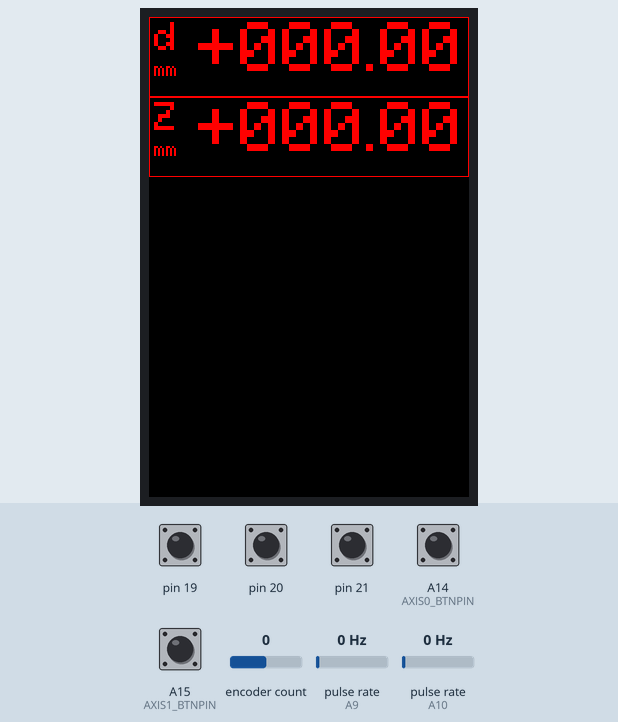
Bench run of a sketch on a simulated Arduino Mega 2560, built with avr-gcc and run on an emulated ATmega2560. On the bench: 320×480 colour display. Wiring (inferred from the names in the program): 2 × pulse sensor: data A9 / data A10. The inputs (shaded band) are chosen by the test bench; at power-on: A14 (AXIS0_BTNPIN), A15 (AXIS1_BTNPIN), pin 19–21 HIGH, encoder count 0, pulse rate (sensors on A9, A10) 0 Hz. What the sketch prints to the serial monitor is not drawn.

Above: at 0.4 s.
1.6 s: A14 (AXIS0_BTNPIN) pulled LOW for 0.15 s
At 2.4 s:
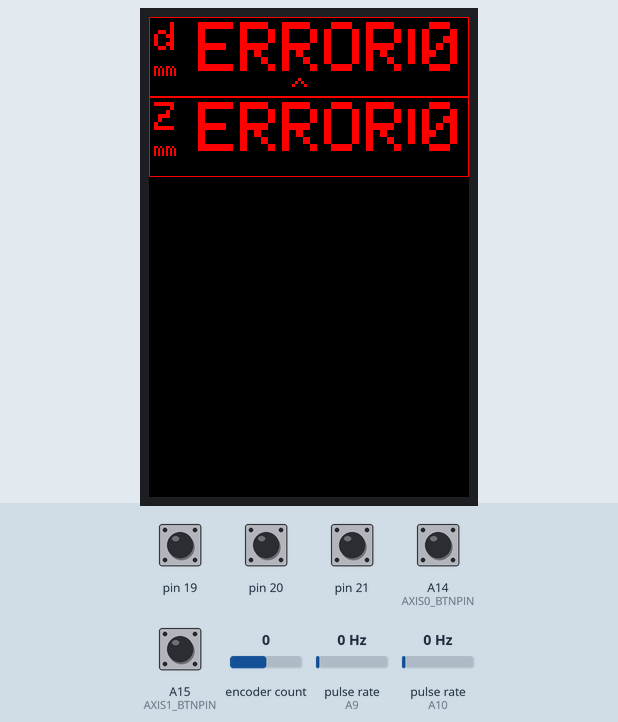
3.3 s: A15 (AXIS1_BTNPIN) pulled LOW for 0.15 s
5.0 s: A15 (AXIS1_BTNPIN) pulled LOW for 0.15 s
Timing chart, 0 to 8.0 s (numbered marks = the images above; inputs shaded):
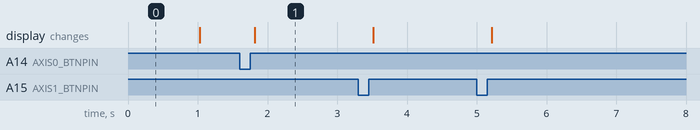

The sketch:

lathecontrol.ino
```cpp
#include <Arduino.h>
#include <PinChangeInterrupt.h>
#include <OneButton.h>
#include <RotaryEncoder.h>
#include "MeasuringStick20Bit.h"
#include "AxisGuiSegment.h"
#include <LCDWIKI_KBV.h>

#define AXIS_COUNT 2

#define AXIS0_NAME 'd'
#define AXIS0_UNIT "mm"
#define AXIS0_DECIMALS 2
#define AXIS0_BTNPIN A14

#define AXIS1_NAME 'Z'
#define AXIS1_UNIT "mm"
#define AXIS1_DECIMALS 2
#define AXIS1_BTNPIN A15

#define MEASURINGSTICK_COUNT 3

#define MEASURINGSTICK0_CLK 21
#define MEASURINGSTICK0_DAT 17
#define MEASURINGSTICK0_CLK_INT_TYPE INT

#define MEASURINGSTICK1_CLK 20
#define MEASURINGSTICK1_DAT 16
#define MEASURINGSTICK1_CLK_INT_TYPE INT

#define MEASURINGSTICK2_CLK 19
#define MEASURINGSTICK2_DAT 16
#define MEASURINGSTICK2_CLK_INT_TYPE INT

#define ROTARYENCODER_PIN1 A9
#define ROTARYENCODER_PIN2 A10

typedef enum InterruptType
{
    INT = 0,
    PCINT = 1
} InteruptType;

void attach_matching_interrupt(InterruptType inttype, uint8_t pin, void (*userFunc)(), int mode)
{
    if (inttype == PCINT) attachPCINT(digitalPinToPCINT(pin), userFunc, mode);
    else attachInterrupt(digitalPinToInterrupt(pin), userFunc, mode);
}

template<uint8_t MS_IDX>
MeasuringStick20Bit* make_measurestick(uint8_t pin_clk, uint8_t pin_dat, InterruptType clk_int_type = INT)
{
    static MeasuringStick20Bit ms(pin_dat);
    static void (*func)() = [](){ms.clk_rising_edge();};
    pinMode(pin_clk, INPUT_PULLUP);
    pinMode(pin_dat, INPUT_PULLUP);
    attach_matching_interrupt(clk_int_type, pin_clk, func, RISING);
    return &ms;
}

MeasuringStick20Bit *ms[]{
#if MEASURINGSTICK_COUNT > 0
    make_measurestick<0>(MEASURINGSTICK0_CLK, MEASURINGSTICK0_DAT, MEASURINGSTICK0_CLK_INT_TYPE),
#endif
#if MEASURINGSTICK_COUNT > 1
    make_measurestick<1>(MEASURINGSTICK1_CLK, MEASURINGSTICK1_DAT, MEASURINGSTICK1_CLK_INT_TYPE),
#endif
#if MEASURINGSTICK_COUNT > 2
    make_measurestick<2>(MEASURINGSTICK2_CLK, MEASURINGSTICK2_DAT, MEASURINGSTICK2_CLK_INT_TYPE),
#endif
#if MEASURINGSTICK_COUNT > 3
    make_measurestick<3>(MEASURINGSTICK3_CLK, MEASURINGSTICK3_DAT, MEASURINGSTICK3_CLK_INT_TYPE),
#endif
};

template<uint8_t AXIS_IDX>
OneButton* make_axis_btn(uint8_t pin)
{
    static OneButton btn(pin, true, true);
    static void (*func1)() = [](){axis_button_short_click(AXIS_IDX);};
    static void (*func2)() = [](){axis_button_long_press(AXIS_IDX);};
    btn.attachClick(func1);
    btn.attachLongPressStart(func2);
    return &btn;
}

OneButton *axis_btn[]{
#if AXIS_COUNT > 0
    make_axis_btn<0>(AXIS0_BTNPIN),
#endif
#if AXIS_COUNT > 1
    make_axis_btn<1>(AXIS1_BTNPIN),
#endif
#if AXIS_COUNT > 2
    make_axis_btn<2>(AXIS2_BTNPIN),
#endif
#if AXIS_COUNT > 3
    make_axis_btn<3>(AXIS3_BTNPIN),
#endif
};

RotaryEncoder encoder(ROTARYENCODER_PIN1, ROTARYENCODER_PIN2);

LCDWIKI_KBV mainlcd(ILI9486, A3, A2, A1, A0, A4);

AxisGuiSegment axgui[]{
#if AXIS_COUNT > 0
    AxisGuiSegment(mainlcd, AXIS0_NAME, AXIS0_UNIT, 0 * HEIGHT_TOTAL, AXIS0_DECIMALS),
#endif
#if AXIS_COUNT > 1
    AxisGuiSegment(mainlcd, AXIS1_NAME, AXIS1_UNIT, 1 * HEIGHT_TOTAL, AXIS1_DECIMALS),
#endif
#if AXIS_COUNT > 2
    AxisGuiSegment(mainlcd, AXIS2_NAME, AXIS2_UNIT, 2 * HEIGHT_TOTAL, AXIS2_DECIMALS),
#endif
#if AXIS_COUNT > 3
    AxisGuiSegment(mainlcd, AXIS3_NAME, AXIS3_UNIT, 3 * HEIGHT_TOTAL, AXIS3_DECIMALS),
#endif
};

int32_t axis_offset[AXIS_COUNT];

uint8_t active_axis = 255;
uint8_t active_exp = 255;

int32_t get_axis_input_value(uint8_t axis)
{
    int32_t val1, val2;
    switch (axis)
    {
    case 0:
        val1 = ms[0]->get_hundredth_mm();
        return val1 != INT32_MAX ? 2 * val1 : INT32_MAX;
    case 1:
        val1 = ms[1]->get_hundredth_mm();
        val2 = ms[2]->get_hundredth_mm();
        if(val2 == INT32_MAX)
            val2 = 0;
        return val1 != INT32_MAX ? val1 + val2 : INT32_MAX;
    default:
        INT32_MAX;
    }
}

void axis_button_short_click(uint8_t axis)
{
    uint8_t new_active_axis = 255;
    uint8_t new_active_exp = 255;

    if(active_axis != axis)
    {
        new_active_axis = axis;
        new_active_exp = 3;
    }
    else if(active_exp > 0)
    {
        new_active_axis = axis;
        new_active_exp = active_exp - 1;
    }

    noInterrupts();
    active_axis = new_active_axis;
    active_exp = new_active_exp;
    interrupts();
}

void axis_button_long_press(uint8_t axis)
{
    axis_offset[axis] = -1 * get_axis_input_value(axis);
}

void encoder_moved()
{
    noInterrupts();
    encoder.tick();
    RotaryEncoder::Direction local_dir = encoder.getDirection();
    uint8_t local_active_axis = active_axis;
    uint8_t local_active_exp = active_exp;
    interrupts();

    if(local_dir == RotaryEncoder::Direction::NOROTATION)
        return;

    if(local_active_axis >= AXIS_COUNT)
        return;

    if (local_active_exp >= DIGITS)
        return;

    int32_t incr = int32pow(10, local_active_exp);
    if(local_dir == RotaryEncoder::Direction::COUNTERCLOCKWISE)
        incr *= -1;
    axis_offset[local_active_axis] += incr;
}

void setup()
{
    Serial.begin(9600);
    Serial.println("Hello World!");

    attach_matching_interrupt(PCINT, ROTARYENCODER_PIN1, encoder_moved, CHANGE);
    attach_matching_interrupt(PCINT, ROTARYENCODER_PIN2, encoder_moved, CHANGE);

    mainlcd.Init_LCD();
    mainlcd.Fill_Screen(BLACK);
}

void loop()
{
    for(uint8_t i = 0; i < AXIS_COUNT; i++)
    {
        for(uint8_t j = 0; j < AXIS_COUNT; j++)
            axis_btn[j]->tick();

        int32_t val = get_axis_input_value(i);
        axgui[i].set_value(val != INT32_MAX ? val + axis_offset[i]: INT32_MAX);
        axgui[i].set_markexp(active_axis == i ? active_exp : 255);
        axgui[i].redraw();
    }
}
```

AxisGuiSegment.h
```cpp
#include <Arduino.h>
#include <LCDWIKI_GUI.h>

#define LCD_CHAR_BASE_HEIGHT 8
#define LCD_CHAR_BASE_WIDTH 6

#define BLACK   0x0000
#define BLUE    0x001F
#define RED     0xF800
#define GREEN   0x07E0
#define CYAN    0x07FF
#define MAGENTA 0xF81F
#define YELLOW  0xFFE0
#define WHITE   0xFFFF

#define DIGITS 5

#define TEXTSIZE_VALUE 7
#define TEXTSIZE_NAME ((TEXTSIZE_VALUE / 3) * 2)
#define TEXTSIZE_UNIT ((TEXTSIZE_VALUE / 3) * 1)
#define CHARWIDTH_VALUE (TEXTSIZE_VALUE * LCD_CHAR_BASE_WIDTH)
#define GAP_NAME_UNIT ((TEXTSIZE_VALUE % 3) * LCD_CHAR_BASE_HEIGHT)
#define GAP_BORDER_CONTENT 5

#define WIDTH_TOTAL 320
#define WIDTH_VALUE (6 * CHARWIDTH_VALUE + CHARWIDTH_VALUE / 3)

#define XPOS_NAMEUNIT (GAP_BORDER_CONTENT)
#define XPOS_VALUE (WIDTH_TOTAL - WIDTH_VALUE - GAP_BORDER_CONTENT)

#define HEIGHT_NAME (TEXTSIZE_NAME * LCD_CHAR_BASE_HEIGHT)
#define HEIGHT_UNIT (TEXTSIZE_UNIT * LCD_CHAR_BASE_HEIGHT)
#define HEIGHT_VALUE (TEXTSIZE_VALUE * LCD_CHAR_BASE_HEIGHT)
#define HEIGHT_MARK (TEXTSIZE_VALUE * LCD_CHAR_BASE_HEIGHT / 4)
#define HEIGHT_TOTAL (HEIGHT_VALUE + HEIGHT_MARK + 2 * GAP_BORDER_CONTENT)

template<typename val_t=int32_t, typename exp_t=uint8_t>
val_t int_pow(val_t base, exp_t exp)
{
    val_t result = 1;
    while (exp)
    {
        if (exp % 2)
           result *= base;
        exp /= 2;
        base *= base;
    }
    return result;
}

#define int32pow int_pow<int32_t, uint8_t>

class AxisGuiSegment
{
private:
    LCDWIKI_GUI &lcd;
    const char name;
    const String unit;
    const int16_t basey;
    const uint8_t decimals;
    int32_t _value;
    uint8_t _markdigit;

    bool redraw_needed_base = true;
    bool redraw_needed_value = true;
    bool redraw_needed_mark = true;

public:
    AxisGuiSegment(
        LCDWIKI_GUI &lcd, char name, String unit, int16_t basey, uint8_t decimals,
        int32_t initial_value = INT32_MAX, uint8_t initial_markdigit = 255
    ):
        lcd(lcd), name(name), unit(unit), basey(basey), decimals(decimals),
        _value(initial_value), _markdigit(initial_markdigit)
    {}

    bool set_value(int32_t newvalue)
    {
        noInterrupts();
        bool changed = _value != newvalue;
        if (changed)
        {
            _value = newvalue;
            redraw_needed_value = true;
        }
        interrupts();
        return changed;
    }

    bool set_markexp(uint8_t newmarkexp)
    {
        return set_markdigit(DIGITS - newmarkexp - 1);
    }

    bool set_markdigit(uint8_t newmarkdigit)
    {
        noInterrupts();
        bool changed = _markdigit != newmarkdigit;
        if (changed)
        {
            _markdigit = newmarkdigit;
            redraw_needed_mark = true;
        }
        interrupts();
        return changed;
    }

    void redraw(bool force = false)
    {
        if (force || redraw_needed_base)
            draw_base();
        if (force || redraw_needed_value)
            draw_value();
        if (force || redraw_needed_mark)
            draw_mark();
    }
private:
    // Draws border, name and unit
    void draw_base()
    {
        lcd.Set_Text_Mode(0); // Mode: Override background
        lcd.Set_Text_colour(RED);
        lcd.Set_Text_Back_colour(BLACK);

        // Draw axis name
        lcd.Set_Text_Size(TEXTSIZE_NAME);
        lcd.Print_String(String(name), XPOS_NAMEUNIT, basey + GAP_BORDER_CONTENT);

        // Draw axis unit
        String unitcut = unit.length() > 2 ? unit.substring(0, 2) : unit;
        lcd.Set_Text_Size(TEXTSIZE_UNIT);
        lcd.Print_String(unitcut, XPOS_NAMEUNIT, basey + GAP_BORDER_CONTENT + HEIGHT_NAME + GAP_NAME_UNIT);

        // Draw Border
        lcd.Draw_Rectangle(0, basey, WIDTH_TOTAL - 1, basey + HEIGHT_TOTAL - 1);
    }

    inline uint8_t get_char(int32_t val, uint8_t exp)
    {
        return 48 + ((abs(val) / int32pow(10, exp)) % 10);
    }

    void draw_value()
    {
        noInterrupts();
        int32_t value = _value;
        redraw_needed_value = false;
        interrupts();

        lcd.Set_Text_Mode(0); // Mode: Override background
        lcd.Set_Text_colour(RED);
        lcd.Set_Text_Back_colour(BLACK);
        lcd.Set_Text_Size(TEXTSIZE_VALUE);

        int16_t y = basey + GAP_BORDER_CONTENT;

        if (abs(value) >= int32pow(10, DIGITS))
        {
            lcd.Print_String("ERROR", XPOS_VALUE, y);
            return;
        }

        int16_t x_signchar = XPOS_VALUE;
        int16_t x_val = x_signchar + CHARWIDTH_VALUE;
        int16_t x_commachar = x_val + (DIGITS - decimals) * CHARWIDTH_VALUE;

        for (int i = 0; i < DIGITS; i++)
        {
            int16_t commaoffset = i < DIGITS - decimals ? 0 : CHARWIDTH_VALUE / 3;
            lcd.Draw_Char(
                x_val + i * CHARWIDTH_VALUE + commaoffset, y,
                get_char(value, DIGITS - i - 1),
                RED, BLACK, TEXTSIZE_VALUE, 0
            );
        }
        lcd.Draw_Char(x_signchar, y, value >= 0 ? '+' : '-', RED, BLACK, TEXTSIZE_VALUE, 0);
        lcd.Fill_Rect(x_commachar, y, 2 * TEXTSIZE_VALUE, LCD_CHAR_BASE_HEIGHT * TEXTSIZE_VALUE, BLACK);
        lcd.Fill_Rect(x_commachar, y + 6 * TEXTSIZE_VALUE, TEXTSIZE_VALUE, TEXTSIZE_VALUE, RED);
    }

    void draw_mark()
    {
        noInterrupts();
        uint8_t markdigit = _markdigit;
        redraw_needed_mark = false;
        interrupts();

        lcd.Fill_Rect(XPOS_VALUE, basey + HEIGHT_VALUE, WIDTH_VALUE - 2, HEIGHT_MARK, BLACK);
        if(markdigit < DIGITS)
        {
            int16_t commaoffset = markdigit < DIGITS - decimals ? 0 : CHARWIDTH_VALUE / 3;
            int16_t x_mark = XPOS_VALUE + commaoffset + CHARWIDTH_VALUE * (markdigit + 1); // +1 for sign character
            lcd.Draw_Char(x_mark + CHARWIDTH_VALUE / 4, basey + GAP_BORDER_CONTENT + HEIGHT_VALUE, '^', RED, BLACK, TEXTSIZE_VALUE / 2, 1);
        }
    }
};
```

MeasuringStick20Bit.h
```cpp
#include <Arduino.h>

#define DEFAULT_TIMEOUT_MICROS 1000000UL

class MeasuringStick20Bit
{
private:
    int dat_pin;

    uint32_t tempdata;
    uint32_t data;

    uint8_t bitcounter;

    unsigned long lastdata_micros;
    unsigned long lastbit_micros;

public:
    MeasuringStick20Bit(int dat_pin):
        dat_pin(dat_pin), tempdata(0), data(0), bitcounter(0),
        lastbit_micros(0), lastdata_micros(0)
    {}

    bool clk_rising_edge()
    {
        return next_bit(digitalRead(dat_pin));
    }

    bool next_bit(bool databit)
    {
        long currbit_micros = micros();

        if(currbit_micros - lastbit_micros > 10000)
        {
            tempdata = 0;
            bitcounter = 0;
        }

        if(databit) tempdata |= 1UL << bitcounter;

        bitcounter++;
        lastbit_micros = currbit_micros;

        if(bitcounter == 24)
        {
            data = tempdata;
            lastdata_micros = currbit_micros;
            return true;
        }
        return false;
    }

    inline bool is_mm()
    {
        return !is_inch();
    }

    inline bool is_inch()
    {
        return (data & (1L << 23)) > 0;
    }

    inline uint32_t get_raw_data()
    {
        return data;
    }

    inline uint32_t get_raw_unsigned_value()
    {
        return data & 0xFFFFFL;
    }

    inline int8_t get_sign()
    {
        return ((data & (1L << 20)) ? -1 : 1);
    }

    inline int32_t get_raw_signed_value()
    {
        return get_sign() * get_raw_unsigned_value();
    }

    inline bool is_outdated(unsigned long timeout_micros = DEFAULT_TIMEOUT_MICROS)
    {
        if (timeout_micros <= 0) return false;
        return (micros() - lastdata_micros) > timeout_micros;
    }

    int32_t get_hundredth_mm(unsigned long timeout_micros = DEFAULT_TIMEOUT_MICROS)
    {
        if(is_outdated(timeout_micros) || is_inch()) return INT32_MAX;
        return get_raw_signed_value();
    }

    int32_t get_half_mil(unsigned long timeout_micros = DEFAULT_TIMEOUT_MICROS)
    {
        if(is_outdated(timeout_micros) || is_mm()) return INT32_MAX;
        return get_raw_signed_value();
    }

    float calc_mm(unsigned long timeout_micros = DEFAULT_TIMEOUT_MICROS)
    {
        if(is_outdated(timeout_micros)) return NAN;
        return get_raw_signed_value() * (is_inch() ? 25.4 * 0.0005 : 0.01);
    }

    float calc_inch(unsigned long timeout_micros = DEFAULT_TIMEOUT_MICROS)
    {
        if(is_outdated(timeout_micros)) return NAN;
        return get_raw_signed_value() * (is_inch() ? 0.0005 : 0.01 / 25.4);
    }
};
```

Measured:
- after the input at 1.6 s, the display: changes after 0.22 s (image 1)
